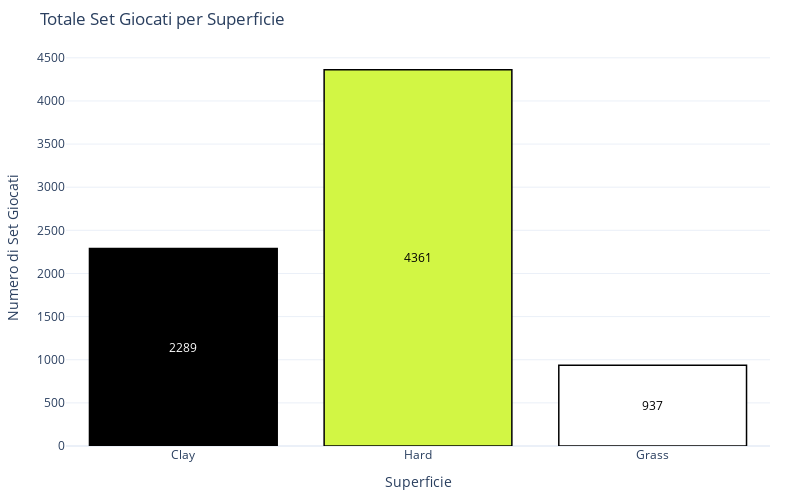

The code cell stored with this chart in its notebook:
### Markdown cell above
# 9. Qual è stata la superficie con il minor numero di set per partita?

### Code cell
# Conta i set: ogni "-" rappresenta un set
df['num_sets'] = df['score'].apply(lambda x: str(x).count('-'))

# Rimuove righe senza superficie o punteggio valido
df_clean = df.dropna(subset=['surface', 'score'])

# Totale set giocati per superficie
surface_set_counts = df_clean.groupby('surface')['num_sets'].sum().reset_index()

# Ordine richiesto: nero (Clay), lime (Hard), bianco (Grass)
surface_order = ['Clay', 'Hard', 'Grass']
palette = ['#000000', '#d2f644', '#ffffff']

# Filtro e ordina le superfici
surface_set_counts = surface_set_counts[surface_set_counts['surface'].isin(surface_order)]
surface_set_counts = surface_set_counts.set_index('surface').loc[surface_order].reset_index()

# Crea la figura
fig = go.Figure()

for i, row in surface_set_counts.iterrows():
    color = palette[i]
    text_color = 'white' if color == '#000000' else 'black'
    
    fig.add_trace(go.Bar(
        x=[row['surface']],
        y=[row['num_sets']],
        marker=dict(
            color=color,
            line=dict(color='black', width=1.5)
        ),
        name=row['surface'],
        text=f"{row['num_sets']}",
        textposition='inside',
        insidetextanchor='middle',
        textfont=dict(color=text_color)
    ))

# Layout finale
fig.update_layout(
    title='Totale Set Giocati per Superficie',
    xaxis_title='Superficie',
    yaxis_title='Numero di Set Giocati',
    template='plotly_white',
    height=500,
    width=800,
    margin=dict(l=30, r=30, t=50, b=40),
    showlegend=False
)

fig.show()

# Fammi l'output della superficie meno giocata
least_played_surface = surface_set_counts['surface'].iloc[surface_set_counts['num_sets'].idxmin()]
print(f"Superficie meno giocata: {least_played_surface}")

### Figure 1 — Plotly figure (JSON) as saved in the notebook; plotly's stock layout.template omitted (floating-point values rounded to 4 significant figures)
{"data": [{"insidetextanchor": "middle", "marker": {"color": "#000000", "line": {"color": "black", "width": 1.5}}, "name": "Clay", "text": "2289", "textfont": {"color": "white"}, "textposition": "inside", "type": "bar", "x": ["Clay"], "y": [2289]}, {"insidetextanchor": "middle", "marker": {"color": "#d2f644", "line": {"color": "black", "width": 1.5}}, "name": "Hard", "text": "4361", "textfont": {"color": "black"}, "textposition": "inside", "type": "bar", "x": ["Hard"], "y": [4361]}, {"insidetextanchor": "middle", "marker": {"color": "#ffffff", "line": {"color": "black", "width": 1.5}}, "name": "Grass", "text": "937", "textfont": {"color": "black"}, "textposition": "inside", "type": "bar", "x": ["Grass"], "y": [937]}], "layout": {"height": 500, "margin": {"b": 40, "l": 30, "r": 30, "t": 50}, "showlegend": false, "title": {"text": "Totale Set Giocati per Superficie"}, "width": 800, "xaxis": {"title": {"text": "Superficie"}}, "yaxis": {"title": {"text": "Numero di Set Giocati"}}}}
